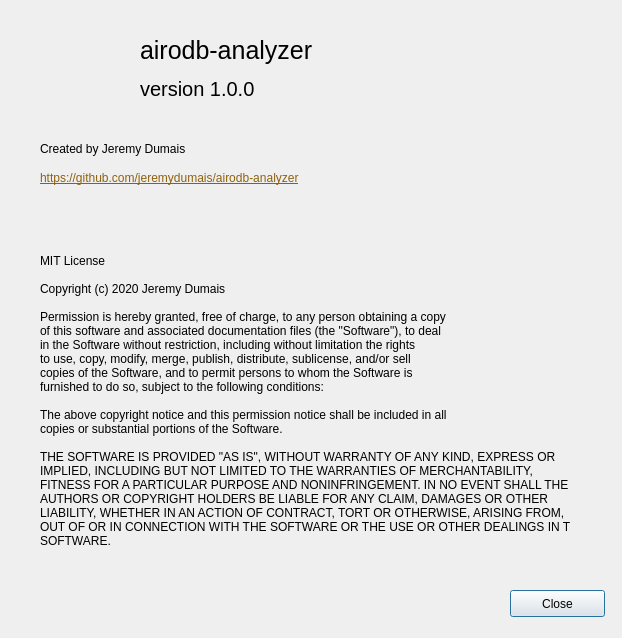
<?xml version="1.0" encoding="UTF-8"?>
<ui version="4.0">
 <class>Dialog</class>
 <widget class="QDialog" name="Dialog">
  <property name="geometry">
   <rect>
    <x>0</x>
    <y>0</y>
    <width>622</width>
    <height>638</height>
   </rect>
  </property>
  <property name="windowTitle">
   <string>About airodb-analyzer</string>
  </property>
  <widget class="QLabel" name="label">
   <property name="geometry">
    <rect>
     <x>140</x>
     <y>30</y>
     <width>211</width>
     <height>41</height>
    </rect>
   </property>
   <property name="font">
    <font>
     <pointsize>19</pointsize>
    </font>
   </property>
   <property name="text">
    <string>airodb-analyzer</string>
   </property>
  </widget>
  <widget class="QLabel" name="label_2">
   <property name="geometry">
    <rect>
     <x>140</x>
     <y>80</y>
     <width>201</width>
     <height>17</height>
    </rect>
   </property>
   <property name="font">
    <font>
     <pointsize>15</pointsize>
    </font>
   </property>
   <property name="text">
    <string>version 1.0.0</string>
   </property>
  </widget>
  <widget class="QLabel" name="label_3">
   <property name="geometry">
    <rect>
     <x>30</x>
     <y>30</y>
     <width>81</width>
     <height>81</height>
    </rect>
   </property>
   <property name="text">
    <string/>
   </property>
   <property name="pixmap">
    <pixmap>images/airodb-analyzer-logo.png</pixmap>
   </property>
   <property name="scaledContents">
    <bool>true</bool>
   </property>
  </widget>
  <widget class="QLabel" name="label_4">
   <property name="geometry">
    <rect>
     <x>40</x>
     <y>140</y>
     <width>211</width>
     <height>17</height>
    </rect>
   </property>
   <property name="text">
    <string>Created by Jeremy Dumais</string>
   </property>
  </widget>
  <widget class="QLabel" name="label_5">
   <property name="geometry">
    <rect>
     <x>40</x>
     <y>170</y>
     <width>341</width>
     <height>17</height>
    </rect>
   </property>
   <property name="styleSheet">
    <string notr="true"/>
   </property>
   <property name="text">
    <string>&lt;html&gt;&lt;head/&gt;&lt;body&gt;&lt;p&gt;&lt;a href=&quot;https://github.com/jeremydumais/airodb-analyzer&quot;&gt;&lt;span style=&quot; text-decoration: underline; color:#8e610e;&quot;&gt;https://github.com/jeremydumais/airodb-analyzer&lt;/span&gt;&lt;/a&gt;&lt;/p&gt;&lt;/body&gt;&lt;/html&gt;</string>
   </property>
   <property name="openExternalLinks">
    <bool>true</bool>
   </property>
   <property name="textInteractionFlags">
    <set>Qt::TextBrowserInteraction</set>
   </property>
  </widget>
  <widget class="QPushButton" name="buttonClose">
   <property name="geometry">
    <rect>
     <x>510</x>
     <y>590</y>
     <width>95</width>
     <height>27</height>
    </rect>
   </property>
   <property name="text">
    <string>Close</string>
   </property>
  </widget>
  <widget class="QLabel" name="label_6">
   <property name="geometry">
    <rect>
     <x>40</x>
     <y>210</y>
     <width>531</width>
     <height>381</height>
    </rect>
   </property>
   <property name="text">
    <string>MIT License

Copyright (c) 2020 Jeremy Dumais

Permission is hereby granted, free of charge, to any person obtaining a copy
of this software and associated documentation files (the &quot;Software&quot;), to deal
in the Software without restriction, including without limitation the rights
to use, copy, modify, merge, publish, distribute, sublicense, and/or sell
copies of the Software, and to permit persons to whom the Software is
furnished to do so, subject to the following conditions:

The above copyright notice and this permission notice shall be included in all
copies or substantial portions of the Software.

THE SOFTWARE IS PROVIDED &quot;AS IS&quot;, WITHOUT WARRANTY OF ANY KIND, EXPRESS OR
IMPLIED, INCLUDING BUT NOT LIMITED TO THE WARRANTIES OF MERCHANTABILITY,
FITNESS FOR A PARTICULAR PURPOSE AND NONINFRINGEMENT. IN NO EVENT SHALL THE
AUTHORS OR COPYRIGHT HOLDERS BE LIABLE FOR ANY CLAIM, DAMAGES OR OTHER
LIABILITY, WHETHER IN AN ACTION OF CONTRACT, TORT OR OTHERWISE, ARISING FROM,
OUT OF OR IN CONNECTION WITH THE SOFTWARE OR THE USE OR OTHER DEALINGS IN THE
SOFTWARE.</string>
   </property>
  </widget>
  <zorder>label</zorder>
  <zorder>label_2</zorder>
  <zorder>label_3</zorder>
  <zorder>label_4</zorder>
  <zorder>label_5</zorder>
  <zorder>label_6</zorder>
  <zorder>buttonClose</zorder>
 </widget>
 <resources/>
 <connections/>
</ui>
